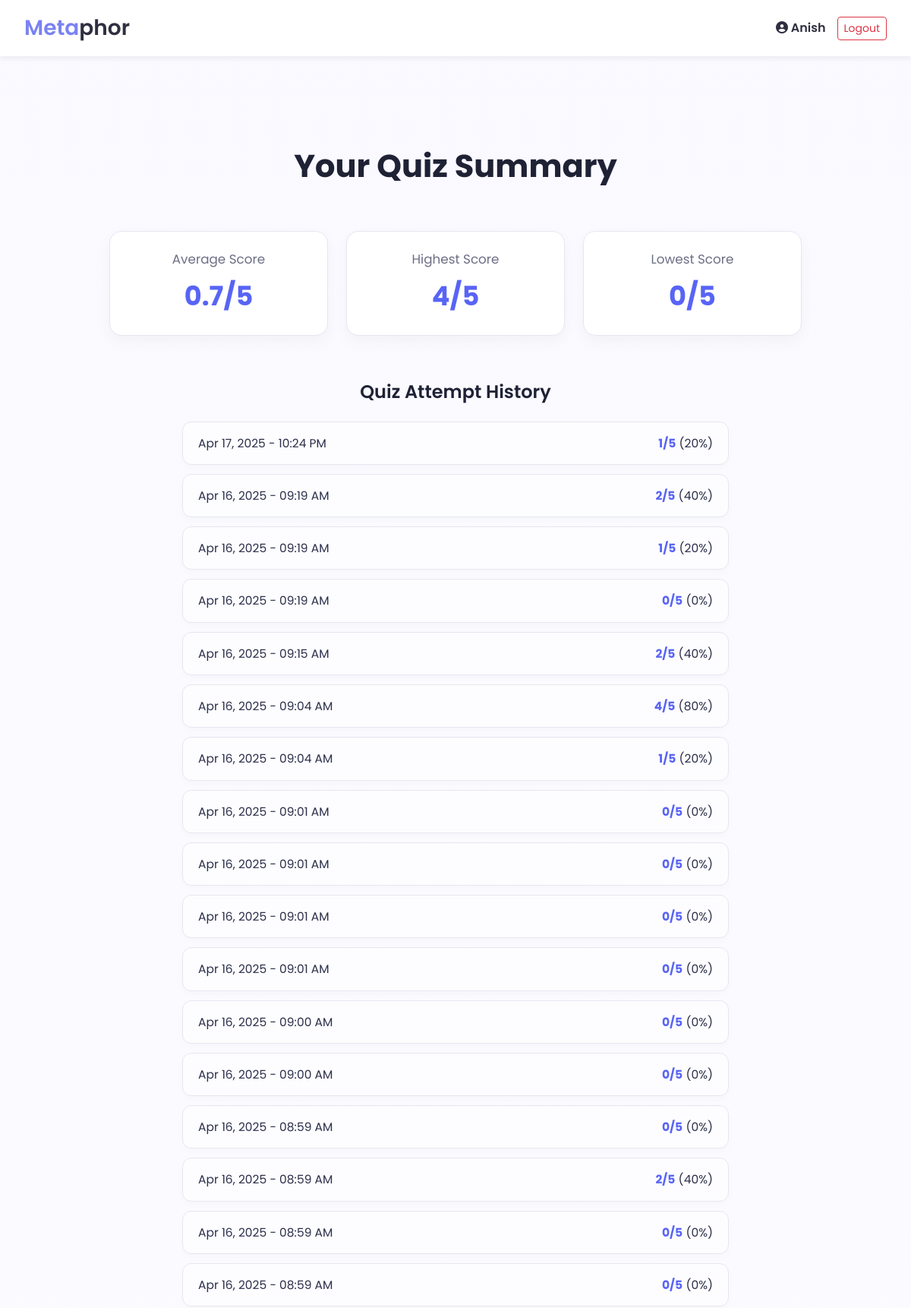
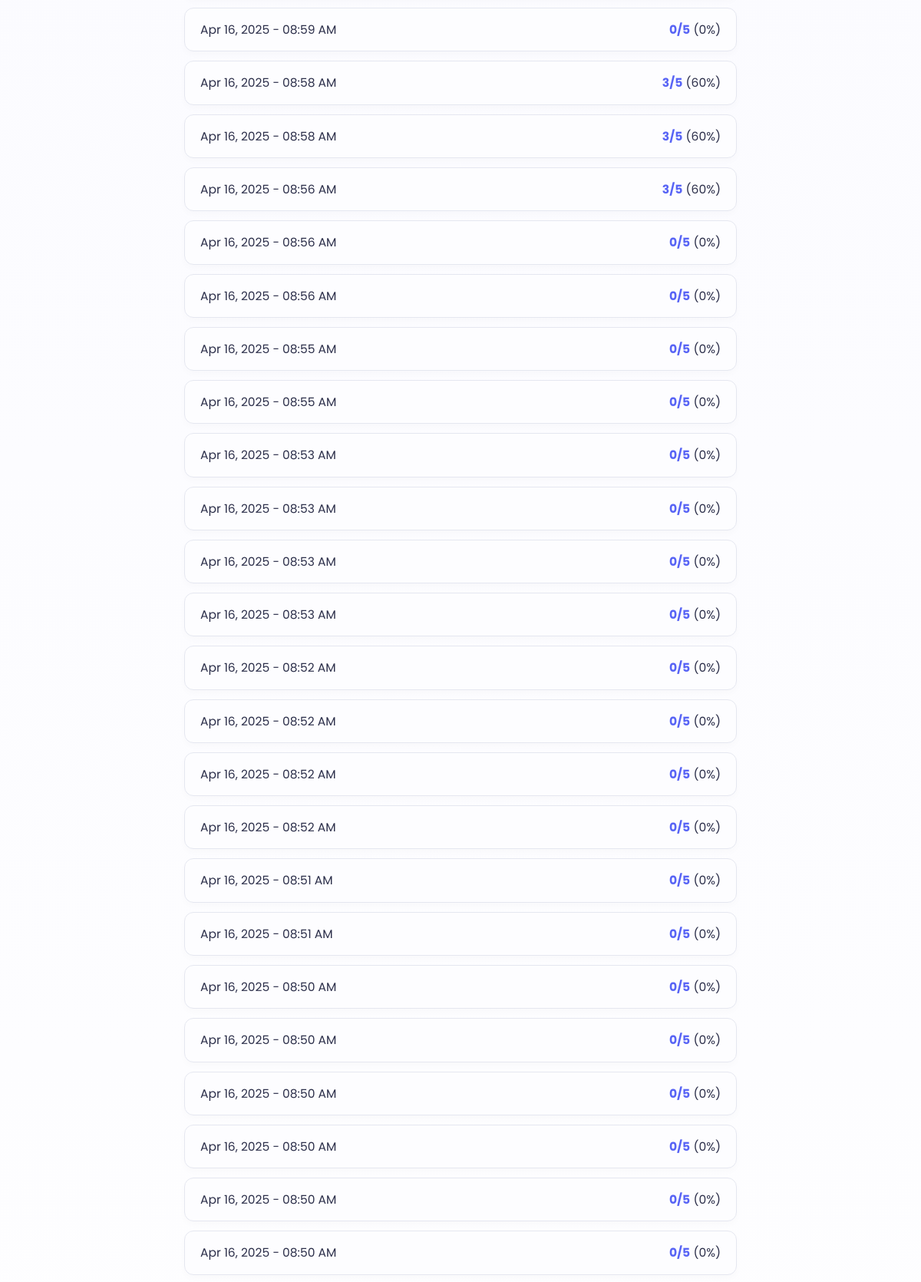
The page /my-results/ (signed in, upper part) on the database its author committed (2 pictures, top to bottom).
### quizapp/models.py (models this page shows, shortened)
class Result(models.Model):
    user = models.ForeignKey(User, on_delete=models.CASCADE)
    score = models.IntegerField()
    percentage = models.IntegerField()
    timestamp = models.DateTimeField(auto_now_add=True)

### quizapp/views.py (the view)
# urls.py: path('my-results/', views.my_results, name='my-results'),
@login_required
def my_results(request):
    results = Result.objects.filter(user=request.user).order_by('-timestamp')
    average = results.aggregate(Avg('score'))['score__avg'] or 0
    highest = results.aggregate(Max('score'))['score__max'] or 0
    lowest = results.aggregate(Min('score'))['score__min'] or 0
    return render(request, "quizapp/results_dashboard.html", {
        "results": results,
        "average": average,
        "highest": highest,
        "lowest": lowest
    })

### quizapp/templates/quizapp/results_dashboard.html (shortened to what this page needs)
{% extends "quizapp/base.html" %}
{% load tz %}
{% block content %}
<div class="results-container">
  <h2 class="results-heading">Your Quiz Summary</h2>
  <div class="stats-grid">
    <div class="stat-card">
      <div class="stat-label">Average Score</div>
      <div class="stat-value">{{ average|floatformat:1 }}/5</div>
    </div>
    <div class="stat-card">
      <div class="stat-label">Highest Score</div>
      <div class="stat-value">{{ highest }}/5</div>
    </div>
    <div class="stat-card">
      <div class="stat-label">Lowest Score</div>
      <div class="stat-value">{{ lowest }}/5</div>
    </div>
  </div>
  <div class="attempts-section">
    <h3 class="attempts-heading">Quiz Attempt History</h3>
    {% if results %}
      <ul class="attempt-list">
        {% for result in results %}
          <li class="attempt-item">
            <span>{{ result.timestamp|timezone:"America/Toronto"|date:"M d, Y - h:i A" }}</span>
            <span><strong>{{ result.score }}/5</strong> ({{ result.percentage }}%)</span>
          </li>
        {% endfor %}
      </ul>
    {% else %}
      <p class="no-data">No attempts recorded yet. Try taking a quiz to see your progress!</p>
    {% endif %}
  </div>
</div>
{% endblock %}

### quizapp/templates/quizapp/base.html (shortened to what this page needs)
<!DOCTYPE html>
<html lang="en">
<head>
  <link href="https://cdn.jsdelivr.net/npm/bootstrap@5.3.0/dist/css/bootstrap.min.css" rel="stylesheet">
  <link rel="stylesheet" href="https://cdnjs.cloudflare.com/ajax/libs/font-awesome/6.5.0/css/all.min.css">
</head>
<body>
  <header>
    <div class="logo" style="font-size: 28px; font-weight: 600;">
  <span style="color:#7a82f2;">Meta</span><span style="color:#2f2f41;">phor</span>
</div>
{% if user.is_authenticated %}
  <div class="user-actions">
    <span><i class="fas fa-user-circle"> </i> {{ user.username }}</span>
    <a href="{% url 'logout' %}" class="btn btn-sm btn-outline-danger">Logout</a>
  </div>
{% endif %}
  </header>
  <div class="content-wrapper">
    {% block content %}
    {% endblock %}
  </div>
</body>
</html>

### quizapp/templates/quizapp/base.html (style rules this page uses)
body { font-family: 'Poppins', sans-serif; background: linear-gradient(to bottom, #f9f9ff, #ffffff); margin: 0; padding: 0; }
header { background-color: white; padding: 1rem 2rem; display: flex; align-items: center; justify-content: space-between; box-shadow: 0 4px 6px rgba(0, 0, 0, 0.05); }
.logo { font-size: 1.5rem; font-weight: bold; color: #2f2f41; line spacing:3px; }
.user-actions { display: flex; align-items: center; gap: 15px; }
.user-actions span { font-weight: 600; color: #2f2f41; }
.content-wrapper { max-width: 1000px; margin: 0 auto; padding: 40px 20px; text-align: center; }
h1, h2, h4 { color: #2f2f41; font-weight: 600; }

### quizapp/templates/quizapp/results_dashboard.html (style rules this page uses)
.results-container { max-width: 960px; margin: 0 auto; padding: 80px 24px; font-family: 'Poppins', sans-serif; color: #2c2f4a; }
.results-heading { font-size: 2.6rem; font-weight: 700; text-align: center; margin-bottom: 60px; color: #1f2235; }
.stats-grid { display: flex; justify-content: space-between; gap: 24px; margin-bottom: 50px; flex-wrap: wrap; }
.stat-card { flex: 1; min-width: 240px; background: #ffffff; border: 1px solid #e5e7f0; border-radius: 16px; padding: 24px 28px; text-align: center; box-shadow: 0 8px 20px rgba(0, 0, 0, 0.035); transition: 0.3s ease; }
.stat-label { font-size: 1.05rem; color: #6c6f85; margin-bottom: 10px; }
.stat-value { font-size: 2.2rem; font-weight: 700; color: #5864f5; }
.attempts-section { margin-top: 60px; }
.attempts-heading { font-size: 1.5rem; font-weight: 600; margin-bottom: 24px; color: #1f2235; text-align: center; }
.attempt-list { list-style: none; padding: 0; max-width: 720px; margin: 0 auto; }
.attempt-item { display: flex; justify-content: space-between; background: #fdfdff; border: 1px solid #e5e7f0; padding: 16px 20px; margin-bottom: 12px; border-radius: 12px; font-size: 0.97rem; box-shadow: 0 4px 10px rgba(0, 0, 0, 0.02); }
.attempt-item strong { color: #5864f5; }

### rows shown on the page
Result: timestamp "Apr 17, 2025 - 10:24 PM", score "1", percentage "20"
Result: timestamp "Apr 16, 2025 - 09:19 AM", score "2", percentage "40"
Result: timestamp "Apr 16, 2025 - 09:19 AM", score "1", percentage "20"
Result: timestamp "Apr 16, 2025 - 09:19 AM", score "0", percentage "0"
Result: timestamp "Apr 16, 2025 - 09:15 AM", score "2", percentage "40"
Result: timestamp "Apr 16, 2025 - 09:04 AM", score "4", percentage "80"
Result: timestamp "Apr 16, 2025 - 09:04 AM", score "1", percentage "20"
Result: timestamp "Apr 16, 2025 - 09:01 AM", score "0", percentage "0"
Result: timestamp "Apr 16, 2025 - 09:01 AM", score "0", percentage "0"
Result: timestamp "Apr 16, 2025 - 09:01 AM", score "0", percentage "0"
Result: timestamp "Apr 16, 2025 - 09:01 AM", score "0", percentage "0"
Result: timestamp "Apr 16, 2025 - 09:00 AM", score "0", percentage "0"
Result: timestamp "Apr 16, 2025 - 09:00 AM", score "0", percentage "0"
Result: timestamp "Apr 16, 2025 - 08:59 AM", score "0", percentage "0"
Result: timestamp "Apr 16, 2025 - 08:59 AM", score "2", percentage "40"
Result: timestamp "Apr 16, 2025 - 08:59 AM", score "0", percentage "0"
Result: timestamp "Apr 16, 2025 - 08:59 AM", score "0", percentage "0"
Result: timestamp "Apr 16, 2025 - 08:59 AM", score "0", percentage "0"
Result: timestamp "Apr 16, 2025 - 08:58 AM", score "3", percentage "60"
Result: timestamp "Apr 16, 2025 - 08:58 AM", score "3", percentage "60"
Result: timestamp "Apr 16, 2025 - 08:56 AM", score "3", percentage "60"
Result: timestamp "Apr 16, 2025 - 08:56 AM", score "0", percentage "0"
Result: timestamp "Apr 16, 2025 - 08:56 AM", score "0", percentage "0"
Result: timestamp "Apr 16, 2025 - 08:55 AM", score "0", percentage "0"
Result: timestamp "Apr 16, 2025 - 08:55 AM", score "0", percentage "0"
Result: timestamp "Apr 16, 2025 - 08:53 AM", score "0", percentage "0"
Result: timestamp "Apr 16, 2025 - 08:53 AM", score "0", percentage "0"
Result: timestamp "Apr 16, 2025 - 08:53 AM", score "0", percentage "0"
Result: timestamp "Apr 16, 2025 - 08:53 AM", score "0", percentage "0"
Result: timestamp "Apr 16, 2025 - 08:52 AM", score "0", percentage "0"
Result: timestamp "Apr 16, 2025 - 08:52 AM", score "0", percentage "0"
Result: timestamp "Apr 16, 2025 - 08:52 AM", score "0", percentage "0"
Result: timestamp "Apr 16, 2025 - 08:52 AM", score "0", percentage "0"
Result: timestamp "Apr 16, 2025 - 08:51 AM", score "0", percentage "0"
Result: timestamp "Apr 16, 2025 - 08:51 AM", score "0", percentage "0"
Result: timestamp "Apr 16, 2025 - 08:50 AM", score "0", percentage "0"
Result: timestamp "Apr 16, 2025 - 08:50 AM", score "0", percentage "0"
Result: timestamp "Apr 16, 2025 - 08:50 AM", score "0", percentage "0"
Result: timestamp "Apr 16, 2025 - 08:50 AM", score "0", percentage "0"
Result: timestamp "Apr 16, 2025 - 08:50 AM", score "0", percentage "0"
Result: timestamp "Apr 16, 2025 - 08:50 AM", score "0", percentage "0"

### other values the page prints
{{ user.username }} "Anish"
{{ average|floatformat:1 }} "0.7"
{{ highest }} "4"
{{ lowest }} "0"
